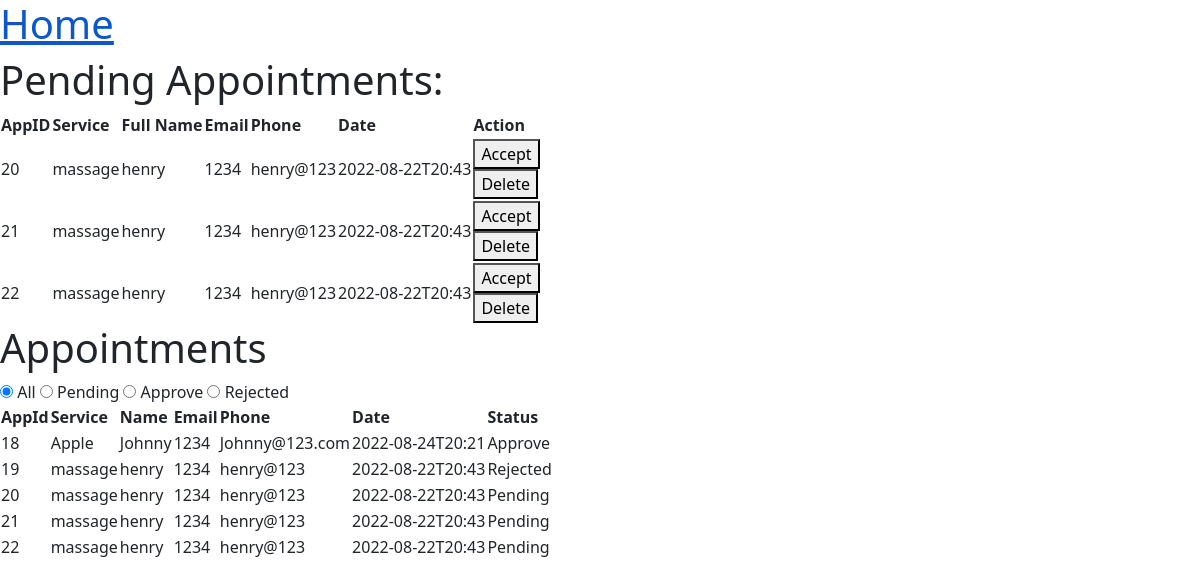
The app's page /appoint (signed in) with its own data.
### tables this page shows
CREATE TABLE appointment(

appid integer primary key autoincrement not null,

serviceid integer not null,

name varchar(200) not null,

email varchar(200) not null,

phone varchar(200) not null,

timedate DATETIME not null,

status integer not null default 0, 

FOREIGN KEY (serviceid) REFERENCES service(serviceid)

);

CREATE TABLE service(

serviceid INTEGER NOT NULL PRIMARY KEY AUTOINCREMENT,

name varchar(100) not null

);

### app.py (the view, shortened to what this page needs)
@app.route("/appoint", methods = ["GET", "POST"])
@login_required
def appoint():
    row = db.execute("SELECT appid, service.name as service, appointment.name as name, email, phone, timedate FROM appointment JOIN service ON appointment.serviceid = service.serviceid  WHERE status = 0;")
    row2 = db.execute("SELECT appid, service.name as service, appointment.name as name, email, phone, timedate, status FROM appointment JOIN service ON appointment.serviceid = service.serviceid;")
    return render_template("/appointment.html", appointments = row, app2 = row2)

### app.py (called while the page is built)
@app.after_request
def after_request(response):
    response.headers["Cache-Control"] = "no-cache, no-store, must-revalidate"
    response.headers["Expires"] = 0
    response.headers["Pragma"] = "no-cache"
    return response

### helpers.py (called while the page is built)
def login_required(f):
    @wraps(f)
    def decorated_function(*args, **kwargs):
        if session.get("user_id") is None:
            return redirect("/login")
        return f(*args, **kwargs)
    return decorated_function

### templates/appointment.html (shortened to what this page needs)
{% extends "layout.html" %}
{% block body %}
<h1><a href = "/">Home</a></h1>
<h1>Pending Appointments:</h1>
<table>
    <tr>
        <th>AppID</th>
        <th>Service</th>
        <th>Full Name</th>
        <th>Email</th>
        <th>Phone</th>
        <th>Date</th>
        <th>Action</th>
    </tr>
    {% for appoint in appointments %}
    <tr>
        <td>{{appoint['appid']}}</td>
        <td>{{appoint['service']}}</td>
        <td>{{appoint['name']}}</td>
        <td>{{appoint['phone']}}</td>
        <td>{{appoint['email']}}</td>
        <td>{{appoint['timedate']}}</td>
        <td>
            <form action = "/appoint" method = "POST">
                <button type = "submit">Accept</button>
            </form>
            <form action = "/appoint" method = "POST">
                <button type = "submit">Delete</button>
            </form>
        </td>
    </tr>
    {% endfor %}
</table>
<h1>Appointments</h1>
<input type = "radio" id = "all" name = "view" value = "*" checked onclick = "check()"> All
<input type = "radio" id = "pend" name = "view" value = "0" onclick = "check()"> Pending
<input type = "radio" id = "yes" name = "view" value = "1" onclick = "check()"> Approve
<input type = "radio" id = "no" name = "view" value = "2" onclick = "check()"> Rejected
<br>
<div id = "table">
    <table>
        <tr>
            <th>AppId</th>
            <th>Service</th>
            <th>Name</th>
            <th>Email</th>
            <th>Phone</th>
            <th>Date</th>
            <th>Status</th>
        </tr>
        {% for appoint in app2 %}
        <tr>
            <td>{{appoint['appid']}}</td>
            <td>{{appoint['service']}}</td>
            <td>{{appoint['name']}}</td>
            <td>{{appoint['phone']}}</td>
            <td>{{appoint['email']}}</td>
            <td>{{appoint['timedate']}}</td>
            <td>
                {% set status = appoint['status']  %}
                {% if status == 0 %}
                Pending
                {% elif status == 1 %}
                Approve
                {% else %}
                Rejected
                {% endif %}
            </td>
        </tr>
        {% endfor %}
    </table>
</div>
{% endblock %}

### templates/layout.html (shortened to what this page needs)
<!DOCTYPE html>
<html lan="en">
    <head>
        <link href="https://cdn.jsdelivr.net/npm/bootstrap@5.2.0/dist/css/bootstrap.min.css" rel="stylesheet">
    </head>
    <body>
        {% block body %}
        {% endblock %}
    </body>
</html>

### records on screen
appointment: appid "20", service "massage", name "henry", phone "1234", email "henry@123", timedate "2022-08-22T20:43", shows "Pending"
appointment: appid "21", service "massage", name "henry", phone "1234", email "henry@123", timedate "2022-08-22T20:43", shows "Pending"
appointment: appid "22", service "massage", name "henry", phone "1234", email "henry@123", timedate "2022-08-22T20:43", shows "Pending"
appointment: appid "18", service "Apple", name "Johnny", phone "1234", email "Johnny@123.com", timedate "2022-08-24T20:21", shows "Approve"
appointment: appid "19", service "massage", name "henry", phone "1234", email "henry@123", timedate "2022-08-22T20:43", shows "Rejected"
